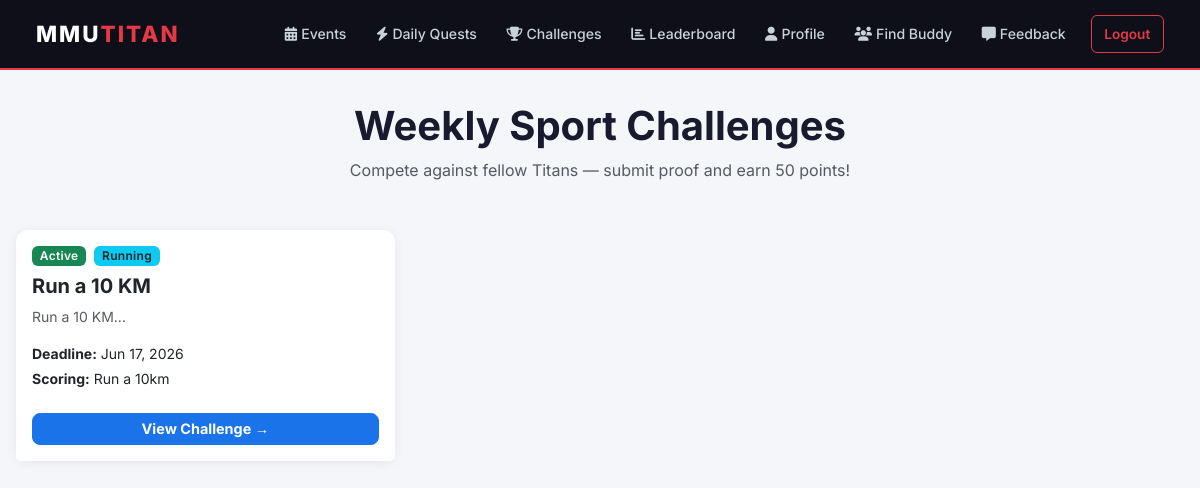
/challenges (signed in), run on an earlier commit of the app's database.
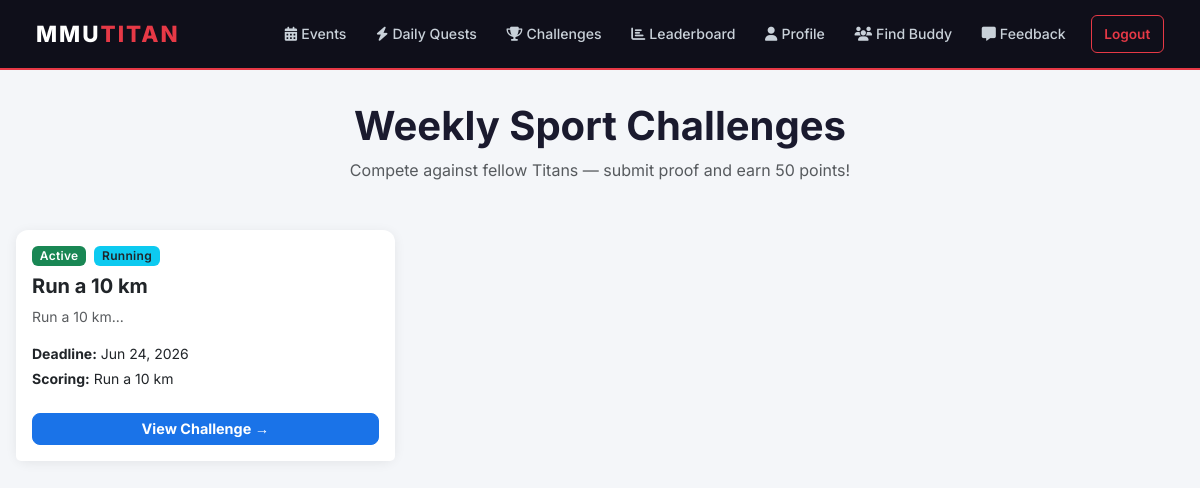
And on a later commit of the database.
### mmutitan/models.py (models this page shows)
class Challenge(db.Model):
    id = db.Column(db.Integer, primary_key=True)
    title = db.Column(db.String(100), nullable=False)
    description = db.Column(db.Text, nullable=False)
    sport_category = db.Column(db.String(50), nullable=False)
    deadline = db.Column(db.DateTime, nullable=False)
    scoring_criteria = db.Column(db.String(100), nullable=False)
    is_closed = db.Column(db.Boolean, default=False)
    submissions = db.relationship('Submission', backref='challenge_ref', lazy=True, cascade="all, delete-orphan")

### mmutitan/app.py (the view)
    @app.route('/challenges')
    @login_required
    def student_challenges():
        challenges = Challenge.query.all()
        return render_template('student_challenges.html', title='Weekly Challenges', challenges=challenges)

### mmutitan/models.py (called while the page is built)
@login_manager.user_loader
def load_user(user_id):
    return User.query.get(int(user_id))

### mmutitan/templates/student_challenges.html
{% extends "base.html" %}
{% block content %}
<div class="text-center mb-5">
    <h1 class="fw-bold">Weekly Sport Challenges</h1>
    <p class="text-muted">Compete against fellow Titans — submit proof and earn 50 points!</p>
</div>
<div class="row g-3">
    {% if challenges %}
    {% for challenge in challenges %}
    <div class="col-md-4">
        <div class="card h-100">
            <div class="card-body">
                <div class="d-flex gap-2 mb-2">
                    {% if challenge.is_closed %}
                    <span class="badge bg-danger">Closed</span>
                    {% else %}
                    <span class="badge bg-success">Active</span>
                    {% endif %}
                    <span class="badge bg-info text-dark">{{ challenge.sport_category }}</span>
                </div>
                <h5 class="fw-bold mt-1">{{ challenge.title }}</h5>
                <p class="text-muted small mb-3">{{ challenge.description[:100] }}...</p>
                <p class="small mb-1"><strong>Deadline:</strong> {{ challenge.deadline.strftime('%b %d, %Y') }}</p>
                <p class="small mb-0"><strong>Scoring:</strong> {{ challenge.scoring_criteria }}</p>
            </div>
            <div class="card-footer bg-white border-0 pb-3">
                <a href="{{ url_for('challenge_detail', challenge_id=challenge.id) }}"
                   class="btn btn-primary w-100 btn-sm fw-bold">
                    View Challenge →
                </a>
            </div>
        </div>
    </div>
    {% endfor %}
    {% else %}
    <div class="col-12 text-center py-5">
        <div style="font-size:3rem;">🏋️</div>
        <h4 class="text-muted mt-2">No challenges available right now.</h4>
        <p class="text-muted small">Check back later!</p>
    </div>
    {% endif %}
</div>
{% endblock %}

What changed in the data, as far as the page shows it:
changed Challenge "Running": title "Run a 10 KM" → "Run a 10 km"; description "Run a 10 KM" → "Run a 10 km"; deadline "Jun 17, 2026" → "Jun 24, 2026"; scoring_criteria "Run a 10km" → "Run a 10 km"
